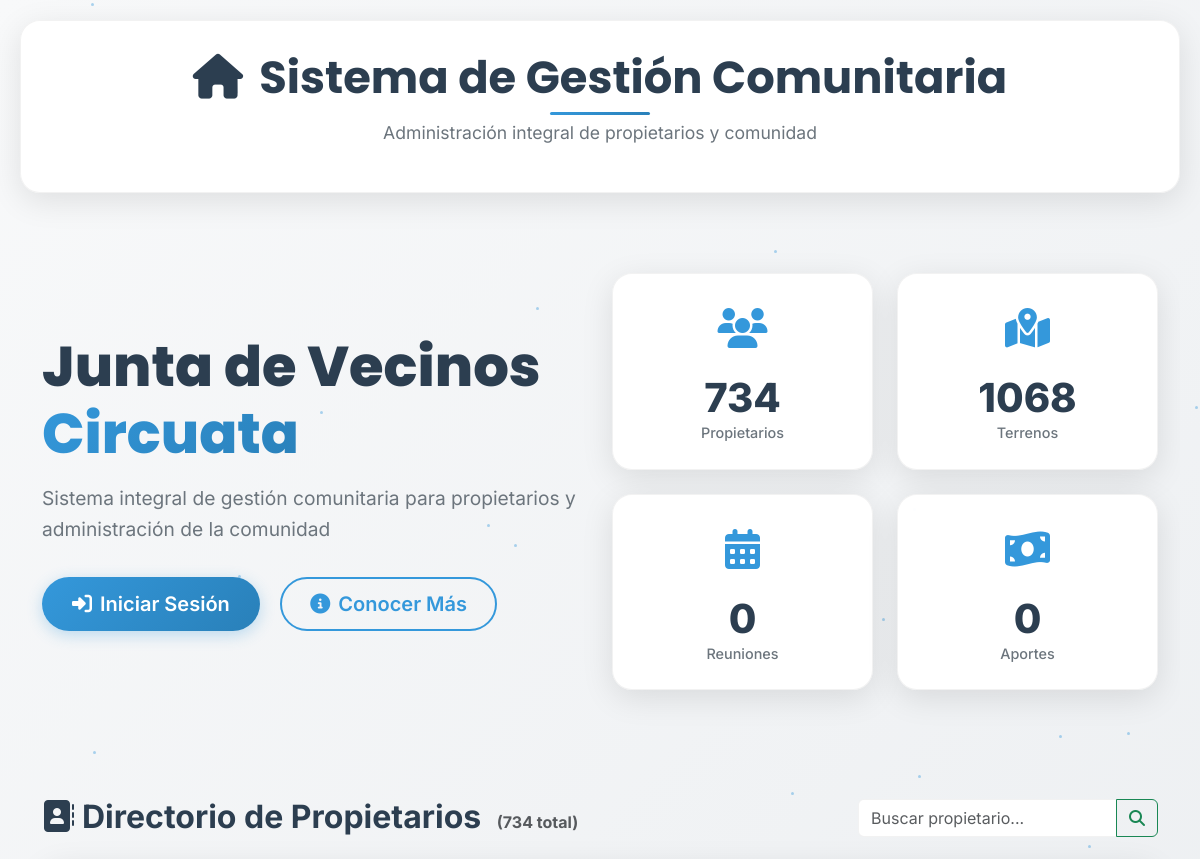
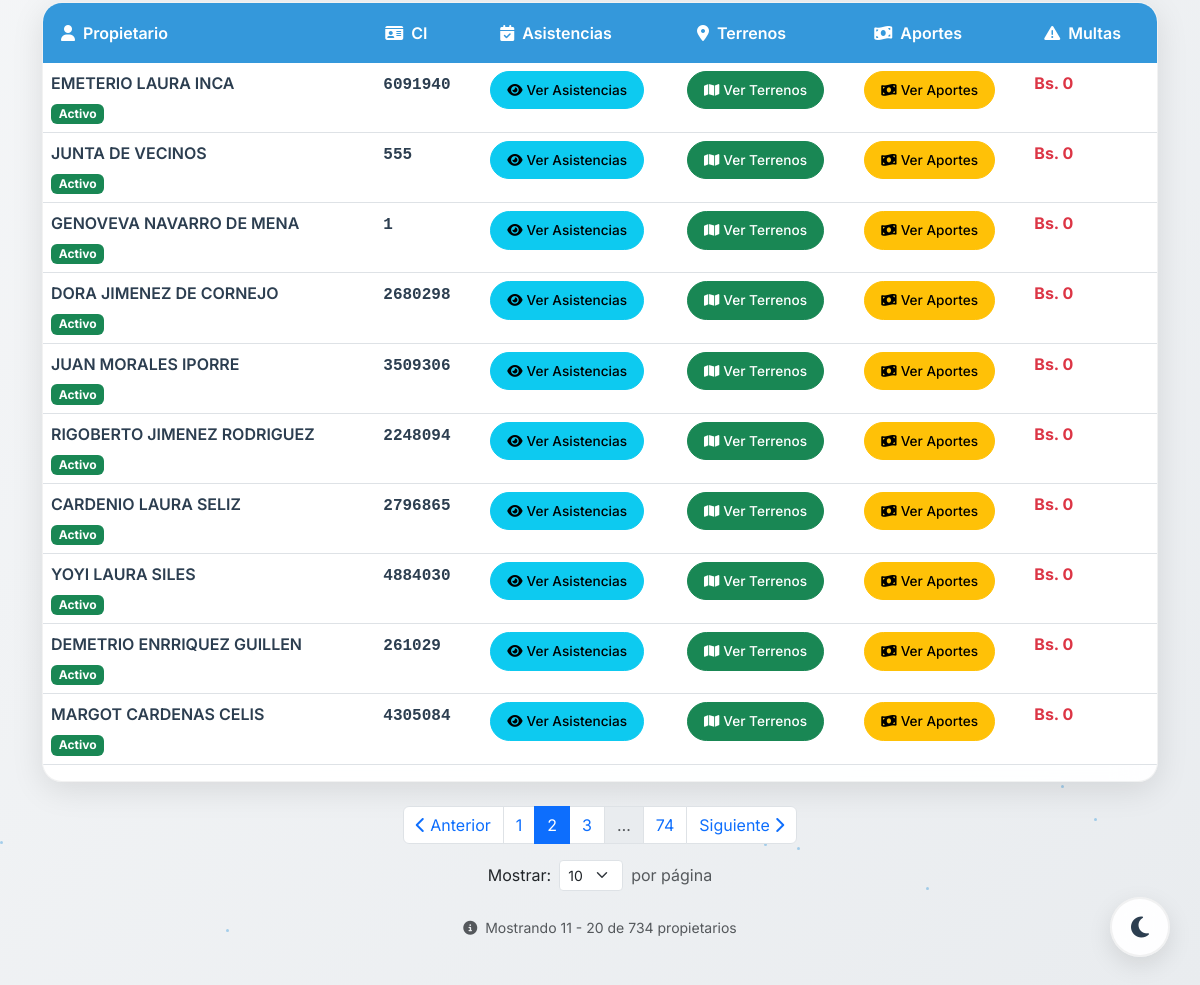
/?page=2&search=, run on the app's committed database (2 pictures, top to bottom).
### models/duenio_model.py (models this page shows, shortened)
class Duenio(db.Model):
    __tablename__ = "Duenio"
    id = db.Column(db.Integer, primary_key=True)
    nombre = db.Column(db.String(50), nullable=False)
    paterno = db.Column(db.String(50), nullable=True)
    materno = db.Column(db.String(50), nullable=True)
    ci = db.Column(db.String(20), unique=True, nullable=False)
    multas = db.relationship('Multa', backref='duenio', lazy=True)  # Relación con la tabla Multa

### controllers/user_controller.py (the view, shortened to what this page needs)
@user_bp.route('/')
def index():
    duenos_count = Duenio.query.count()
    terrenos_count = Terreno.query.count()
    reuniones_count = Reunion.query.count()
    cuotas_titulos = Cuota.query.with_entities(Cuota.titulo).distinct().all()
    cuotas_count = len(cuotas_titulos)
    page = request.args.get('page', 1, type=int)
    per_page = request.args.get('per_page', 10, type=int)  # Solo 10 por defecto
    search = request.args.get('search', '', type=str)
    query = Duenio.query
    duenos_paginated = query.paginate(
        page=page,
        per_page=per_page,
        error_out=False
    )
    def multas(multas_list):
        return sum(multa.monto for multa in multas_list)
    return render_template('index.html',
                         duenos_count=duenos_count,
                         terrenos_count=terrenos_count,
                         reuniones_count=reuniones_count,
                         cuotas_count=cuotas_count,
                         duenos_paginated=duenos_paginated,
                         search=search,
                         multas=multas)

### templates/index.html (shortened to what this page needs)
{% extends 'base.html' %}
{% block content %}
<div class="hero-section mb-5">
    <div class="container">
        <div class="row align-items-center">
            <div class="col-lg-6">
                <div class="hero-content">
                    <h1 class="hero-title">Junta de Vecinos<br><span class="text-gradient">Circuata</span></h1>
                    <p class="hero-subtitle">Sistema integral de gestión comunitaria para propietarios y administración de la comunidad</p>
                    {% if not current_user.is_authenticated %}
                    <div class="hero-actions mt-4">
                        <a href="{{ url_for('user.login') }}" class="btn btn-premium btn-lg me-3">
                            <i class="fas fa-sign-in-alt me-2"></i>Iniciar Sesión
                        </a>
                        <button type="button" class="btn btn-outline-premium btn-lg" data-bs-toggle="modal" data-bs-target="#aboutSystemModal">
                            <i class="fas fa-info-circle me-2"></i>Conocer Más
                        </button>
                    </div>
                    {% endif %}
                </div>
            </div>
            <div class="col-lg-6">
                <div class="hero-stats">
                    <div class="row g-4">
                        <div class="col-6">
                            <div class="stat-card glass-card">
                                <div class="stat-icon">
                                    <i class="fas fa-users"></i>
                                </div>
                                <div class="stat-content">
                                    <h3 class="stat-number">{{ duenos_count if duenos_count else '0' }}</h3>
                                    <p class="stat-label">Propietarios</p>
                                </div>
                            </div>
                        </div>
                        <div class="col-6">
                            <div class="stat-card glass-card">
                                <div class="stat-icon">
                                    <i class="fas fa-map-marked-alt"></i>
                                </div>
                                <div class="stat-content">
                                    <h3 class="stat-number">{{ terrenos_count if terrenos_count else '0' }}</h3>
                                    <p class="stat-label">Terrenos</p>
                                </div>
                            </div>
                        </div>
                        <div class="col-6">
                            <div class="stat-card glass-card">
                                <div class="stat-icon">
                                    <i class="fas fa-calendar-alt"></i>
                                </div>
                                <div class="stat-content">
                                    <h3 class="stat-number">{{ reuniones_count if reuniones_count else '0' }}</h3>
                                    <p class="stat-label">Reuniones</p>
                                </div>
                            </div>
                        </div>
                        <div class="col-6">
                            <div class="stat-card glass-card">
                                <div class="stat-icon">
                                    <i class="fas fa-money-bill-wave"></i>
                                </div>
                                <div class="stat-content">
                                    <h3 class="stat-number">{{ cuotas_count if cuotas_count else '0' }}</h3>
                                    <p class="stat-label">Aportes</p>
                                </div>
                            </div>
                        </div>
                    </div>
                </div>
            </div>
        </div>
    </div>
</div>
<div class="directory-section mb-5">
    <div class="container">
        <div class="section-header d-flex justify-content-between align-items-center mb-4">
            <h2 class="section-title mb-0">
                <i class="fas fa-address-book me-2"></i>Directorio de Propietarios
                <small class="text-muted fs-6 ms-2">({{ duenos_paginated.total if duenos_paginated else 0 }} total)</small>
            </h2>
            <div class="search-container">
                <form method="GET" action="{{ url_for('user.index') }}" class="d-flex align-items-center">
                    <div class="input-group" style="max-width: 300px;">
                        <input type="text"
                               name="search"
                               class="form-control"
                               placeholder="Buscar propietario..."
                               value="{{ search }}">
                        <button class="btn btn-outline-success" type="submit">
                            <i class="fas fa-search"></i>
                        </button>
                    </div>
                </form>
            </div>
        </div>
        <div class="directory-table glass-card">
            <div class="table-responsive">
                <table class="table table-hover" id="propietariosTable">
                    <thead class="table-header">
                        <tr>
                            <th><i class="fas fa-user me-2"></i>Propietario</th>
                            <th><i class="fas fa-id-card me-2"></i>CI</th>
                            <th><i class="fas fa-calendar-check me-2"></i>Asistencias</th>
                            <th><i class="fas fa-map-marker-alt me-2"></i>Terrenos</th>
                            <th><i class="fas fa-money-bill-wave me-2"></i>Aportes</th>
                            <th><i class="fas fa-exclamation-triangle me-2"></i>Multas</th>
                        </tr>
                    </thead>
                    <tbody>
                        {% for dueno in duenos_paginated.items %}
                        <tr class="propietario-row">
                            <td class="propietario-info">
                                <div class="propietario-details">
                                    <div class="propietario-name">{{ dueno.nombre }} {{ dueno.paterno or '' }} {{ dueno.materno or '' }}</div>
                                    <div class="propietario-status">
                                        <span class="badge bg-success">Activo</span>
                                    </div>
                                </div>
                            </td>
                            <td class="ci-info">
                                <span class="ci-number">{{ dueno.ci }}</span>
                            </td>
                            <td>
                                <button type="button" class="btn btn-info btn-sm action-btn btn-asistencias"
                                        data-dueno-id="{{ dueno.id }}"
                                        data-dueno-nombre="{{ dueno.nombre }} {{ dueno.paterno or '' }} {{ dueno.materno or '' }}">
                                    <i class="fas fa-eye me-1"></i>Ver Asistencias
                                </button>
                            </td>
                            <td>
                                <button type="button" class="btn btn-success btn-sm action-btn btn-terrenos"
                                        data-dueno-id="{{ dueno.id }}"
                                        data-dueno-nombre="{{ dueno.nombre }} {{ dueno.paterno or '' }} {{ dueno.materno or '' }}">
                                    <i class="fas fa-map me-1"></i>Ver Terrenos
                                </button>
                            </td>
                            <td>
                                <button type="button" class="btn btn-warning btn-sm action-btn btn-cuotas"
                                        data-dueno-id="{{ dueno.id }}"
                                        data-dueno-nombre="{{ dueno.nombre }} {{ dueno.paterno or '' }} {{ dueno.materno or '' }}">
                                    <i class="fas fa-money-bill-wave me-1"></i>Ver Aportes
                                </button>
                            </td>
                            <td>
                                <div class="multas-info">
                                    <span class="text-danger fw-bold">Bs. {{ multas(dueno.multas) }}</span>
                                </div>
                            </td>
                        </tr>
                        {% endfor %}
                    </tbody>
                </table>
            </div>
        </div>
        {% if duenos_paginated and duenos_paginated.pages > 1 %}
        <nav aria-label="Navegación de páginas" class="mt-4">
            <ul class="pagination justify-content-center">
                {% if duenos_paginated.has_prev %}
                <li class="page-item">
                    <a class="page-link" href="{{ url_for('user.index', page=duenos_paginated.prev_num, search=search) }}">
                        <i class="fas fa-chevron-left"></i> Anterior
                    </a>
                </li>
                {% else %}
                <li class="page-item disabled">
                    <span class="page-link"><i class="fas fa-chevron-left"></i> Anterior</span>
                </li>
                {% endif %}
                {% for page_num in duenos_paginated.iter_pages(left_edge=1, right_edge=1, left_current=1, right_current=2) %}
                    {% if page_num %}
                        {% if page_num != duenos_paginated.page %}
                        <li class="page-item">
                            <a class="page-link" href="{{ url_for('user.index', page=page_num, search=search) }}">{{ page_num }}</a>
                        </li>
                        {% else %}
                        <li class="page-item active">
                            <span class="page-link">{{ page_num }}</span>
                        </li>
                        {% endif %}
                    {% else %}
                    <li class="page-item disabled">
                        <span class="page-link">…</span>
                    </li>
                    {% endif %}
                {% endfor %}
                {% if duenos_paginated.has_next %}
                <li class="page-item">
                    <a class="page-link" href="{{ url_for('user.index', page=duenos_paginated.next_num, search=search) }}">
                        Siguiente <i class="fas fa-chevron-right"></i>
                    </a>
                </li>
                {% else %}
                <li class="page-item disabled">
                    <span class="page-link">Siguiente <i class="fas fa-chevron-right"></i></span>
                </li>
                {% endif %}
            </ul>
            <div class="d-flex justify-content-center mt-3">
                <form method="GET" action="{{ url_for('user.index') }}" class="d-flex align-items-center">
                    <label class="form-label mb-0 me-2">Mostrar:</label>
                    <select name="per_page" class="form-select form-select-sm me-2" style="width: auto;" onchange="this.form.submit()">
                        <option value="10" {% if request.args.get('per_page', '10') == '10' %}selected{% endif %}>10</option>
                    </select>
                    <span class="text-muted">por página</span>
                </form>
            </div>
        </nav>
        {% endif %}
        <div class="text-center mt-4">
            <small class="text-muted">
                <i class="fas fa-info-circle me-1"></i>
                Mostrando {{ duenos_paginated.per_page * (duenos_paginated.page - 1) + 1 }}
                - {{ duenos_paginated.per_page * (duenos_paginated.page - 1) + duenos_paginated.items|length }}
                de {{ duenos_paginated.total }} propietarios
            </small>
        </div>
    </div>
</div>
{% set duenos_unicos_modales = {} %}
{% endblock %}

### data on the page
Duenio: nombre "EMETERIO", paterno "LAURA", materno "INCA", ci "6091940", multas "0"
Duenio: nombre "JUNTA DE", paterno "VECINOS", ci "555", multas "0"
Duenio: nombre "GENOVEVA", paterno "NAVARRO", materno "DE MENA", ci "1", multas "0"
Duenio: nombre "DORA", paterno "JIMENEZ", materno "DE CORNEJO", ci "2680298", multas "0"
Duenio: nombre "JUAN", paterno "MORALES", materno "IPORRE", ci "3509306", multas "0"
Duenio: nombre "RIGOBERTO", paterno "JIMENEZ", materno "RODRIGUEZ", ci "2248094", multas "0"
Duenio: nombre "CARDENIO", paterno "LAURA", materno "SELIZ", ci "2796865", multas "0"
Duenio: nombre "YOYI", paterno "LAURA", materno "SILES", ci "4884030", multas "0"
Duenio: nombre "DEMETRIO", paterno "ENRRIQUEZ", materno "GUILLEN", ci "261029", multas "0"
Duenio: nombre "MARGOT", paterno "CARDENAS", materno "CELIS", ci "4305084", multas "0"

### other printed values
{{ duenos_count if duenos_count else '0' }} "734"
{{ terrenos_count if terrenos_count else '0' }} "1068"
{{ reuniones_count if reuniones_count else '0' }} "0"
{{ cuotas_count if cuotas_count else '0' }} "0"
{{ duenos_paginated.total if duenos_paginated else 0 }} "734"
{{ page_num }} "1" "3" "74"
{{ page_num }} "2"
{{ duenos_paginated.per_page * (duenos_paginated.page - 1) + 1 }} "11"
{{ duenos_paginated.total }} "734"
